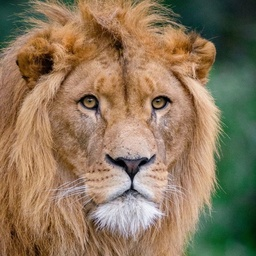
#> input picture lion.jpg, 256 x 256 px, shrunk from 778 x 779 before the run
$ python encryption.py
#> lines starting #> are read from the running program, lines starting #| are printed output that depends on the picture; after the words box and inside, x2 and y2 are one past the last pixel; in counts of white or black regions, pixels touching at a corner belong together
import cv2
import numpy as np
import matplotlib.pyplot as plt

img_file = "./lion.jpg"
key = 94398

def shuffle_pixels(img, seed):
    flat_size = img.size
    np.random.seed(seed)
    R1 = np.random.permutation(flat_size)
    R2 = np.random.permutation(flat_size)

    flattened = img.flatten()
    result = flattened.copy()

    for i in range(flat_size):
        temp = result[R1[i]]
        result[R1[i]] = result[R2[i]]
        result[R2[i]] = temp

    return result.reshape(img.shape)

def unshuffle_pixels(img, seed):
    flat_size = img.size
    np.random.seed(seed)
    R1 = np.random.permutation(flat_size)
    R2 = np.random.permutation(flat_size)

    flattened = img.flatten()
    result = flattened.copy()

    for i in range(flat_size - 1, -1, -1):
        temp = result[R1[i]]
        result[R1[i]] = result[R2[i]]
        result[R2[i]] = temp

    return result.reshape(img.shape)

# Read in grayscale image
img = cv2.imread(f"{img_file}", cv2.IMREAD_GRAYSCALE)
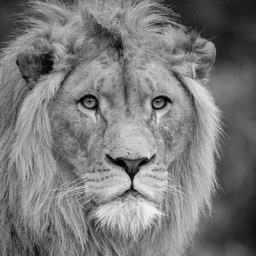
#> img: shape (256, 256); min 0, max 250, mean 122.2

# Set order of bit planes using a randomly generated ordering set (in this case, seed is constant)
np.random.seed(key)  # 938616836
set = np.random.permutation(8)
print("Permutations: ", set)

# Decompose image, shuffle pixel locations, and shuffle bit planes
bit_planes = []
for i in range(0, 8):
    bit_plane = (img >> set[i]) & 1
    shuffled_bit_plane = shuffle_pixels(bit_plane, seed=i)
    bit_planes.append(shuffled_bit_plane)
#> this loop made 8 passes
#> pass 1, `bit_plane = (img >> set[i]) & 1`:
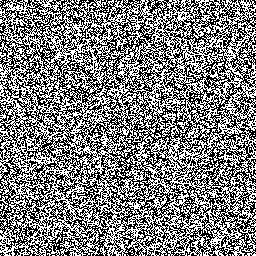
#> bit_plane: shape (256, 256); values 0 (black) and 1 (white), 49.9% white in thin lines or dots
#> pass 1, `shuffled_bit_plane = shuffle_pixels(bit_plane, seed=i)`:
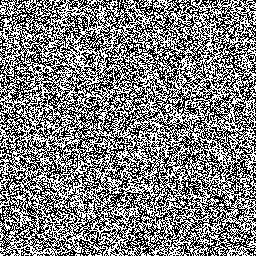
#> shuffled_bit_plane: shape (256, 256); values 0 (black) and 1 (white), 49.9% white in thin lines or dots
#> after the loop:
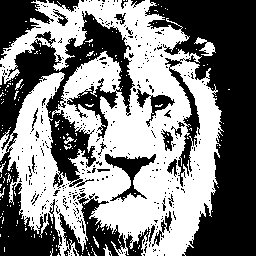
#> bit_plane: shape (256, 256); values 0 (black) and 1 (white), 49.6% white; 202 white regions (194 under 20 px), largest, box (x1, y1, x2, y2) and area: (0, 0, 224, 256) 31676, (194, 37, 216, 56) 178, (103, 244, 112, 256) 45
#> after the loop, bit_planes = 8 items

# [11 lines of commented-out code are left out]
scrambled_img = np.zeros_like(img)
for i in range(len(bit_planes)):
    scrambled_img += bit_planes[i] << i
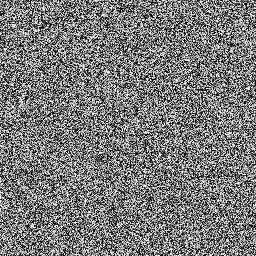
#> scrambled_img: shape (256, 256); min 0, max 255, mean 122.1

cv2.imwrite("ENCRYPTED_IMAGE.png", scrambled_img)

# Unscramble/unshuffle bitplanes
bit_planes.clear()
bit_planes = [None] * 8

for i in range(0, 8):
    bit_plane = (scrambled_img >> i) & 1
    unshuffled_bit_plane = unshuffle_pixels(bit_plane, seed=i)
    bit_planes[set[i]] = unshuffled_bit_plane
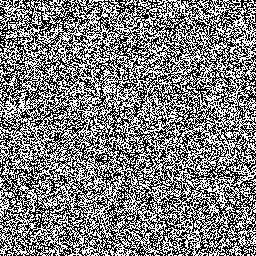
#> bit_plane: shape (256, 256); values 0 (black) and 1 (white), 49.6% white in thin lines or dots

# Reconstruct image from properly ordered bit planes
reconstructed_img = np.zeros_like(img)
for i in range(len(bit_planes)):
    reconstructed_img += bit_planes[i] << i

def display_image_and_histogram(img, title):
    fig, (ax1, ax2) = plt.subplots(1, 2, figsize=(12, 4))
    ax1.imshow(img, cmap='gray')
    ax1.set_title(title)
    ax1.axis('off')

    ax2.hist(img.ravel(), bins=256, range=(0, 256))
    ax2.set_title(f"{title} Histogram")
    ax2.set_xlabel('Intensity')
    ax2.set_ylabel('Count')
    plt.tight_layout()

def display_difference_histogram(img1, img2, title):
    diff_img = np.abs(img1 - img2)
    plt.figure(figsize=(6, 4))
    plt.hist(diff_img.ravel(), bins=256, range=(0, 256))
    plt.title(title)
    plt.xlabel('Intensity')
    plt.ylabel('Count')
    plt.tight_layout()

# Display the difference histogram
# display_difference_histogram(img, reconstructed_img, "Difference Histogram")
# plt.show()


# Display images and histograms
display_image_and_histogram(img, "Original Image")
display_image_and_histogram(scrambled_img, "Encrypted Image")
display_image_and_histogram(reconstructed_img, "Reconstructed Image")

# Show all figures simultaneously
plt.show()
#> figure, not shown here; panel 2: tallest bar 608 high, from x = 146 to 147
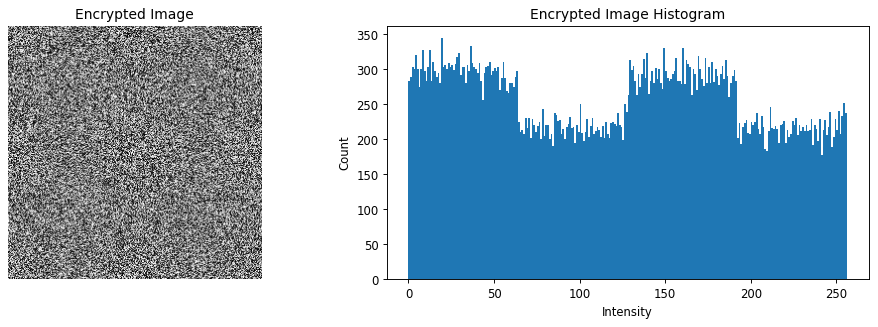
#> figure drawn by matplotlib, 2 panels; panel 2: tallest bar 345 high, from x = 19 to 20
#> figure, not shown here; panel 2: tallest bar 608 high, from x = 146 to 147
